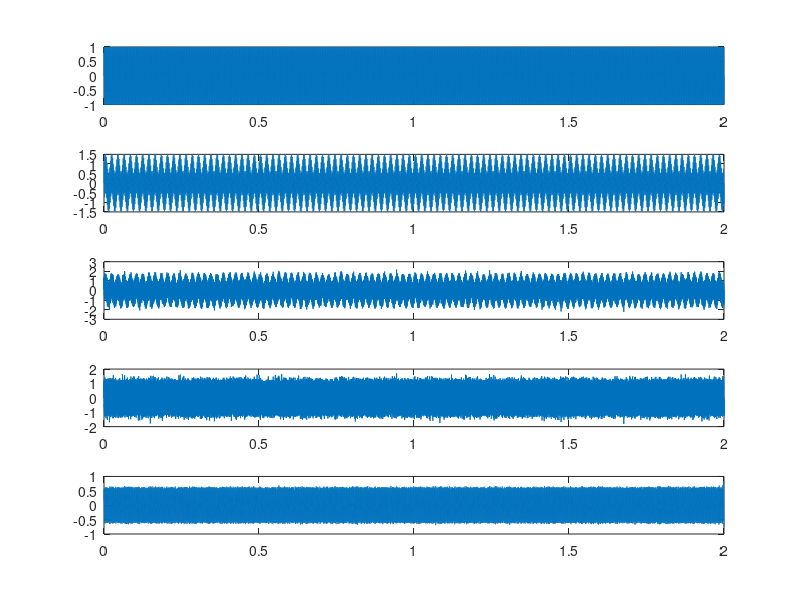

MATLAB code to generate this figure:
f = 440;
fs = 44100;
t = 0:1/fs:2;

pulito = sin(2*pi*f*t);

disturbo = 0.5 * sin(2*pi*50*t);
rumore = 0.2 * randn(size(t));

disturbato = pulito + disturbo;
dist_rum = disturbato + rumore;

% FILTRI
fc1 = 150;
[b1, a1] = butter(2, fc1/(fs/2), 'high');
filtrato1 = filtfilt(b1, a1, dist_rum);

fc2 = 500;
[b2, a2] = butter(2, fc2/(fs/2), 'low');
filtrato2 = filtfilt(b2, a2, filtrato1);

% GRAFICI
subplot(5, 1, 1);
plot(t, pulito);

subplot(5, 1, 2);
plot(t, disturbato);

subplot(5, 1, 3);
plot(t, dist_rum);

subplot(5, 1, 4);
plot(t, filtrato1);

subplot(5, 1, 5);
plot(t, filtrato2);

% SUONO
sound(pulito, fs);
pause(4);
sound(disturbato, fs);
pause(4);
sound(dist_rum, fs);
pause(4);
sound(filtrato1/max(abs(filtrato1)), fs);
pause(4);
sound(filtrato2/max(abs(filtrato2)), fs);
